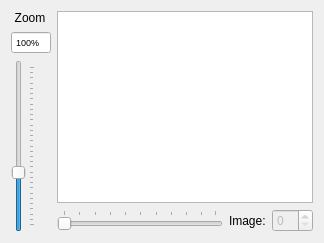
  <widget class="QWidget" name="centralwidget">
   <property name="sizePolicy">
    <sizepolicy hsizetype="MinimumExpanding" vsizetype="MinimumExpanding">
     <horstretch>0</horstretch>
     <verstretch>0</verstretch>
    </sizepolicy>
   </property>
   <layout class="QHBoxLayout" name="horizontalLayout_4">
    <item>
     <layout class="QVBoxLayout" name="verticalLayout_5">
      <item>
       <widget class="QLabel" name="label_21">
        <property name="enabled">
         <bool>true</bool>
        </property>
        <property name="sizePolicy">
         <sizepolicy hsizetype="Fixed" vsizetype="Preferred">
          <horstretch>0</horstretch>
          <verstretch>0</verstretch>
         </sizepolicy>
        </property>
        <property name="minimumSize">
         <size>
          <width>38</width>
          <height>0</height>
         </size>
        </property>
        <property name="maximumSize">
         <size>
          <width>38</width>
          <height>16777215</height>
         </size>
        </property>
        <property name="text">
         <string>Zoom</string>
        </property>
        <property name="alignment">
         <set>Qt::AlignCenter</set>
        </property>
       </widget>
      </item>
      <item>
       <widget class="KeysafeSpinBox" name="ZoomSpinBox">
        <property name="minimumSize">
         <size>
          <width>40</width>
          <height>0</height>
         </size>
        </property>
        <property name="maximumSize">
         <size>
          <width>40</width>
          <height>16777215</height>
         </size>
        </property>
        <property name="font">
         <font>
          <pointsize>7</pointsize>
         </font>
        </property>
        <property name="frame">
         <bool>true</bool>
        </property>
        <property name="buttonSymbols">
         <enum>QAbstractSpinBox::NoButtons</enum>
        </property>
        <property name="keyboardTracking">
         <bool>false</bool>
        </property>
        <property name="suffix">
         <string>%</string>
        </property>
        <property name="minimum">
         <number>10</number>
        </property>
        <property name="maximum">
         <number>10000</number>
        </property>
        <property name="singleStep">
         <number>5</number>
        </property>
        <property name="value">
         <number>100</number>
        </property>
       </widget>
      </item>
      <item>
       <widget class="QSlider" name="ZoomSlider">
        <property name="minimumSize">
         <size>
          <width>24</width>
          <height>0</height>
         </size>
        </property>
        <property name="maximumSize">
         <size>
          <width>24</width>
          <height>16777215</height>
         </size>
        </property>
        <property name="minimum">
         <number>0</number>
        </property>
        <property name="maximum">
         <number>1500</number>
        </property>
        <property name="singleStep">
         <number>10</number>
        </property>
        <property name="pageStep">
         <number>100</number>
        </property>
        <property name="value">
         <number>500</number>
        </property>
        <property name="tracking">
         <bool>false</bool>
        </property>
        <property name="orientation">
         <enum>Qt::Vertical</enum>
        </property>
        <property name="invertedAppearance">
         <bool>false</bool>
        </property>
        <property name="tickPosition">
         <enum>QSlider::TicksBelow</enum>
        </property>
        <property name="tickInterval">
         <number>50</number>
        </property>
       </widget>
      </item>
     </layout>
    </item>
    <item>
     <layout class="QVBoxLayout" name="verticalLayout_4">
      <item>
       <widget class="mainview" name="graphicsView">
        <property name="cursor" stdset="0">
         <cursorShape>CrossCursor</cursorShape>
        </property>
        <property name="mouseTracking">
         <bool>true</bool>
        </property>
        <property name="focusPolicy">
         <enum>Qt::StrongFocus</enum>
        </property>
        <property name="interactive">
         <bool>true</bool>
        </property>
        <property name="sceneRect">
         <rectf>
          <x>0.000000000000000</x>
          <y>0.000000000000000</y>
          <width>0.000000000000000</width>
          <height>0.000000000000000</height>
         </rectf>
        </property>
        <property name="alignment">
         <set>Qt::AlignCenter</set>
        </property>
        <property name="transformationAnchor">
         <enum>QGraphicsView::AnchorViewCenter</enum>
        </property>
        <property name="resizeAnchor">
         <enum>QGraphicsView::AnchorViewCenter</enum>
        </property>
        <property name="viewportUpdateMode">
         <enum>QGraphicsView::FullViewportUpdate</enum>
        </property>
        <property name="optimizationFlags">
         <set>QGraphicsView::DontSavePainterState</set>
        </property>
       </widget>
      </item>
      <item>
       <layout class="QHBoxLayout" name="_2">
        <item>
         <widget class="QSlider" name="SliderPos">
          <property name="enabled">
           <bool>false</bool>
          </property>
          <property name="orientation">
           <enum>Qt::Horizontal</enum>
          </property>
          <property name="tickPosition">
           <enum>QSlider::TicksAbove</enum>
          </property>
          <property name="tickInterval">
           <number>10</number>
          </property>
         </widget>
        </item>
        <item>
         <widget class="QLabel" name="LabelImage">
          <property name="text">
           <string>Image:</string>
          </property>
         </widget>
        </item>
        <item>
         <widget class="KeysafeSpinBox" name="PosSpinBox">
          <property name="enabled">
           <bool>false</bool>
          </property>
          <property name="keyboardTracking">
           <bool>false</bool>
          </property>
         </widget>
        </item>
       </layout>
      </item>
     </layout>
    </item>
   </layout>
  </widget>
